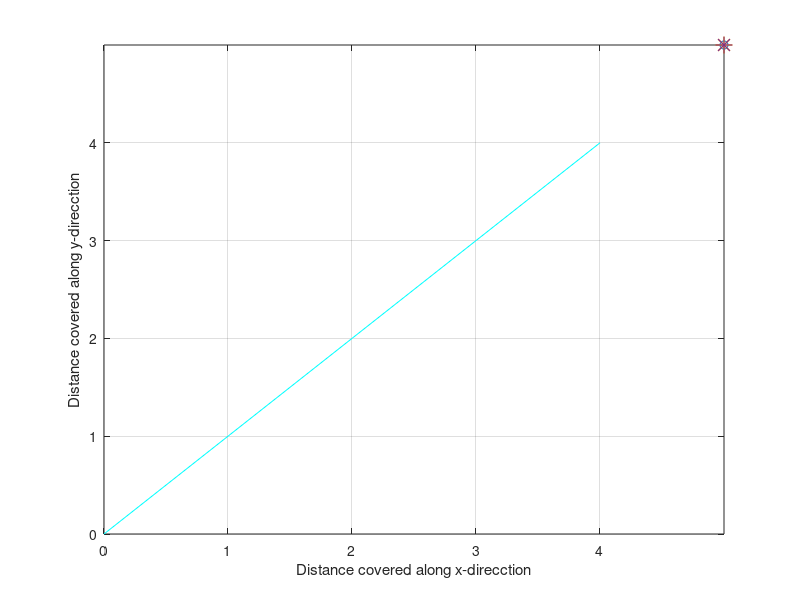

Reproduce this figure in MATLAB. (Note: this script raises an error after producing the figure.)

stx= input('ENTER THE X COORDINATE OF THE SOURCE POINT:');   %input('Enter the x coordinate of starting point');
sty=input('ENTER THE Y COORDINATE OF THE SOURCE POINT:');        %input('Enter the y coordinate of starting point');
N=4;

switch (stx)
    case(0.5)
        switch(sty)
            case(0.5)
                i=8;              %initializing cell number
                px=0.5;py=0.5;    %initializing ploting starting point
            case(1.5)
                i=14;
                px=0.5;py=1.5;
            case(2.5)
                i=20;
                px=0.5;py=2.5;
            case(3.5)
                i=26;
                px=0.5;py=3.5;
        end
    case(1.5)
            switch(sty)
            case(0.5)
                i=9;
                px=1.5;py=0.5;
            case(1.5)
                i=15;
                px=1.5;py=1.5;
            case(2.5)
                i=21;
                px=1.5;py=2.5;
            case(3.5)
                i=27;
                px=1.5;py=3.5;
        end
    case(2.5)
            switch(sty)
            case(0.5)
                i=10;
                px=2.5;py=0.5;
            case(1.5)
                i=16;
                 px=2.5;py=1.5;
            case(2.5)
                i=22;
                 px=2.5;py=2.5;
            case(3.5)
                i=26;
                 px=2.5;py=3.5;
            end
    case(3.5)
            switch(sty)
            case(0.5)
                i=11;
                px=3.5;py=0.5;
            case(1.5)
                i=17;
                px=3.5;py=1.5;
            case(2.5)
                i=23;
                px=3.5;py=2.5;
            case(3.5)
                i=29;
                px=3.5;py=3.5;
        end
end 
i;
dex= input('ENTER THE X COORDINATE OF THE DESTINATION POINT:');   %input('Enter the x coordinate of starting point');
dey=input('ENTER THE Y COORDINATE OF THE DESTINATION POINT:');        %input('Enter the y coordinate of starting point');

switch (dex)
    case(0.5)
        switch(dey)
            case(0.5)
                j=8;              %initializing cell number
                dx=0.5;dy=0.5;    %initializing ploting starting point
            case(1.5)
                j=14;
                dx=0.5;dy=1.5;
            case(2.5)
                j=20;
                dx=0.5;dy=2.5;
            case(3.5)
                j=26;
                dx=0.5;dy=3.5;
        end
    case(1.5)
            switch(dey)
            case(0.5)
                j=9;
                dx=1.5;dy=0.5;
            case(1.5)
                j=15;
                dx=1.5;dy=1.5;
            case(2.5)
                j=21;
                dx=1.5;dy=2.5;
            case(3.5)
                j=27;
                dx=1.5;dy=3.5;
        end
    case(2.5)
            switch(dey)
            case(0.5)
                j=10;
                dx=2.5;dy=0.5;
            case(1.5)
                j=16;
                 dx=2.5;dy=1.5;
            case(2.5)
                j=22;
                 dx=2.5;dy=2.5;
            case(3.5)
                j=26;
                 dx=2.5;dy=3.5;
            end
    case(3.5)
            switch(dey)
            case(0.5)
                j=11;
                dx=3.5;dy=0.5;
            case(1.5)
                j=17;
                dx=3.5;dy=1.5;
            case(2.5)
                j=23;
                dx=3.5;dy=2.5;
            case(3.5)
                j=29;
                dx=3.5;dy=3.5;
        end
end 
j;

n= input('ENTER THE NUMBER OF OBSTACLES PRESENT IN THE GRID(Max of 3 obstacles is only possible): ');
X=0:4;
Y=0:4;
figure('Color',[0.8 0.8 0.8]);%RGB
  plot(X,Y,'c');
  set(gca,'Color','c')
  xlabel('Distance covered along x-direcction')
ylabel('Distance covered along y-direcction')
grid on
hold on
set(gca,'XTick',[0 1 2 3 4],'YTick',[0 1 2 3 4]);
plot(stx,sty,'o');
hold on
%Initializing utility factors for each cell
%Modified utility factors for each cell's each arrival from other cell like diagonal
%right,horizontal right, vertical down, horizontal left,vertically up +
%Reward function

q1=[50 30 60 60 40];
q2=[50 80 60 60 40];
q3=[50 80 60 60 40];
q4=[50 80 60 10 40];
q5=[50 30 60 60 90];
q6=[150 130 110 110 140];
q7=[150 130 110 110 140];
q8=[150 130 110 10 140];
q9=[50 30 60 60 90];
q10=[150 130 110 110 140];
q11=[250 230 210 210 240];
q12=[250 230 10 10 240];
q13=[50 30 10 60 90];
q14=[150 80 10 110 140];
q15=[250 230 10 10 240];
q16=[450 440 10 10  440];

 if (n>0)        % obstacle is present


     x(1)=input('ENTER THE X COORDINATE OF THE FIRST OBSTACLE:');
     y(1)=input('ENTER THE Y COORDINATE OF THE FIRST OBSTACLE:');
     x(2)=input('ENTER THE X COORDINATE OF THE SECOND OBSTACLE:');
     y(2)=input('ENTER THE Y COORDINATE OF THE SECOND OBSTACLE:');
     x(3)=input('ENTER THE X COORDINATE OF THE THIRD OBSTACLE:');
     y(3)=input('ENTER THE Y COORDINATE OF THE THIRD OBSTACLE:');
     % Obstacle plotting and Weight updation
for k=1:n
%      x(k)=input(['Enter the x coordinate of ' num2str(k) ' th obstacle']);
%      y(k)=input(['Enter the y coordinate of ' num2str(k) ' th obstacle']);
    
     plot(x(k),y(k),'-*','MarkerSize',12);
     
     hold on
     x(k)=ceil(x(k));
      y(k)=ceil(y(k));
switch (x(k))          % Updating the Modified utility factor based on the obstacle position
    case (1)
        switch(y(k))
            case(1)
                 q1=[0 0 0 0 0];
            case(2)
                 q5=[0 0 0 0 0];
            case(3)
                 q9=[0 0 0 0 0];
            case(4)
                q13=[0 0 0 0 0];
        end
    case (2)
         switch(y(k))
            case(1)
                 q2=[0 0 0 0 0];
            case(2)
                 q6=[0 0 0 0 0];
            case(3)
                 q10=[0 0 0 0 0];
            case(4)
                q14=[0 0 0 0 0];
        end
    case(3)
         switch(y(k))
            case(1)
                 q3=[0 0 0 0 0];
            case(2)
                 q7=[0 0 0 0 0];
            case(3)
                 q11=[0 0 0 0 0];
            case(4)
                q15=[0 0 0 0 0];
        end
    case(4)
        switch(y(k))
            case(1)
                 q4=[0 0 0 0 0];
            case(2)
                 q8=[0 0 0 0 0];
            case(3)
                 q12=[0 0 0 0 0];
            case(4)
                q16=[0 0 0 0 0];
        end
end
end
q17=[0 0 0 0 0];
q18=[0 0 0 0 0];
q19=[0 0 0 0 0];
q20=[0 0 0 0 0];
s1=[0 0 10 10 0];s2=[0 30 10 10 0];s3=[0 30 10 10 0];s4=[0 30 10 10 0];s5=[0 30 10 10 0];
s6=[0 30 10 0 0];s7=[0 0 10 10 40];s8=[50 30 10 0 40];s9=[0 0 10 10 40];s10=[50 30 10 0 40];
s11=[0 0 10 10 40];s12=[50 30 10 0 40];s13=[0 0 10 10 40];s14=[50 30 10 0 40];s15=[0 0 10 10 40];
s16=[50 30 0 0 40];
q=[s1;s2;s3;s4;s5;s6;s7;q1;q2;q3;q4;s8;s9;q5;q6;q7;q8;s10;s11;q9;q10;q11;q12;s12;s13;q13;q14;q15;q16;s14;s15;q17;q18;q1;q20;s16];
%disp(q);
%tic
while(i+3>=j)
   if (q((i+7),(1))>q((i+6),(5)))          %diagonal>vertical
      if (q((i+7),(1))>q((i+1),(2)))           % diagonal> horizontal
         if  (q((i+7),(1))>q((i-1),(4)))     %diagonal>horizontal bwd 
            if (q((i+7),(1))>q((i-6),(3)))%diagonal>vertical bwd  
       
                 x1=[(px),(px+1)];         %Diagonal movement
                 y1=[(py),(py+1)];
                 plot(x1,y1,'LineWidth',4);
                 
                 hold on
                 px=px+1;
                 py=py+1;
                 i=i+7;

                      
            else %vertical bwd >diagonal & diagonal>horizontal bwd & diagonal>horizontal & diagonal>vertical
                 x1=[(px),(px)];         %vertical bwd movement
                 y1=[(py),(py-1)];
                 plot(x1,y1,'LineWidth',4);
                 
                 hold on
                 px=px;
                 py=py-1;
                 i=i-6;                                            
            end
        else % horizontal bwd > diagonal & diagonal>horizontal & diagonal>vertical
            if  (q((i-1),(4))>q((i-6),(3))) %horizontal bwd > vertical bwd
                 x1=[(px),(px-1)];         %Horizontal bwd movement
                 y1=[(py),(py)];
                 plot(x1,y1,'LineWidth',4);
                 
                 hold on
                 px=px-1;
                 py=py;
                i=i-1;
            else  
                 x1=[(px),(px)];         %vertical bwd movement
                 y1=[(py),(py-1)];
                 plot(x1,y1,'LineWidth',4);
                 
                 hold on
                 px=px;
                 py=py-1;
                 i=i-6;    
            end
         end
    else % horizontal > diagonal & diagonal>vertical
        if (q((i+1),(2))>q((i-1),(4))) %horizontal > horizontal bwd
            if (q((i+1),(2))>q((i-6),(3))) %horizontal > vertical bwd
                 x1=[(px),(px+1)];         %Horizontal movement
                 y1=[(py),(py)];
                 plot(x1,y1,'LineWidth',4);
                 
                 hold on
                 px=px+1;
                 py=py;
                i=i+1; 
            else
                 x1=[(px),(px)];        % Vertical bwd movement
                 y1=[(py),(py-1)];
                 plot(x1,y1,'LineWidth',4);
                 
                 hold on
                 px=px;
                 py=py-1;
                 i=i-6;   
            end
        else % horizontal bwd > horizontal & horizontal > diagonal & diagonal>vertical
            if (q((i-1),(4))>q((i-6),(3))) % horizontal bwd > vertical bwd
                 x1=[(px),(px-1)];         %Horizontal bwd movement
                 y1=[(py),(py)];
                 plot(x1,y1,'LineWidth',4);
                 
                 hold on
                 px=px-1;
                 py=py;
                 i=i-1; 
            else
                 x1=[(px),(px)];        % Vertical bwd movement
                 y1=[(py),(py-1)];
                 plot(x1,y1,'LineWidth',4);
                 
                 hold on
                 px=px;
                 py=py-1;
                 i=i-6; 
            end
        end
      end
             
else % Vertical> Diagonal
    if (q((i+6),(5))>q((i+1),(2)))  %vertical > horizontal
        if(q((i+6),(5))>q((i-1),(4))) % vertical > horizontal bwd
            if (q((i+6),(5))>q((i-6),(3))) % vertical > vertical bwd 
                 y1=[(py),(py+1)];       %Vertical movement
                 x1=[(px),(px)]; 
                 plot(x1,y1,'LineWidth',4);
                 
                 hold on
                 px=px;
                 py=py+1;
                 i=i+6; 
            else % vertical bwd > vertical & vertical > horizontal bwd & vertical > horizontal & Vertical> Diagonal
                 x1=[(px),(px)];        % Vertical bwd movement
                 y1=[(py),(py-1)];
                 plot(x1,y1,'LineWidth',4);
                 
                 hold on
                 px=px;
                 py=py-1;
                 i=i-6; 
            end
        else % horizontal bwd > vertical & vertical > horizontal & Vertical> Diagonal
            if (q((i-1),(4))>q((i-6),(3))) % horizontal bwd > vertical bwd
                 x1=[(px),(px-1)];         %Horizontal bwd movement
                 y1=[(py),(py)];
                 plot(x1,y1,'LineWidth',4);
                 
                 hold on
                 px=px-1;
                 py=py;
                 i=i-1; 
            else
                x1=[(px),(px)];        % Vertical bwd movement
                 y1=[(py),(py-1)];
                 plot(x1,y1,'LineWidth',4);
                 
                 hold on
                 px=px;
                 py=py-1;
                 i=i-6;
            end
        end
                
    else   % horizontal >vertical & Vertical> Diagonal
        if (q((i+1),(2))>q((i-1),(4))) %horizontal > horizontal bwd
            if (q((i+1),(2))>q((i-6),(3))) %horizontal > vertical bwd
                 x1=[(px),(px+1)];         %Horizontal movement
                 y1=[(py),(py)];
                 plot(x1,y1,'LineWidth',4);
                 
                 hold on
                 px=px+1;
                 py=py;
                 i=i+1;
            else
                 x1=[(px),(px)];        % Vertical bwd movement
                 y1=[(py),(py-1)];
                 plot(x1,y1,'LineWidth',4);
                 
                 hold on
                 px=px;
                 py=py-1;
                 i=i-6; 
            end 
        else % horizontal bwd > horizontal & horizontal >vertical & Vertical> Diagonal
            if (q((i-1),(4))>q((i-6),(3))) %horizontal bwd > vertical bwd
                 x1=[(px),(px-1)];         %Horizontal bwd movement
                 y1=[(py),(py)];
                 plot(x1,y1,'LineWidth',4);
                 
                 hold on
                 px=px-1;
                 py=py;
                 i=i-1;
            else
                 x1=[(px),(px)];        % Vertical bwd movement
                 y1=[(py),(py-1)];
                 plot(x1,y1,'LineWidth',4);
                 
                 hold on
                 px=px;
                 py=py-1;
                 i=i-6; 
            end
        end
    end
   end
end 
%toc

%axes(handles.axes1);  
 
 else 
     
     X=stx:dx;
     Y=sty:dy;
     plot(X,Y,'LineWidth',4);
    
 %whereToStore=fullfile(DirectoryPath,['Figure.png']);
% 0.5saveas(gcf, whereToStore);
  %   axes(handles.axes1);  
  
 end 